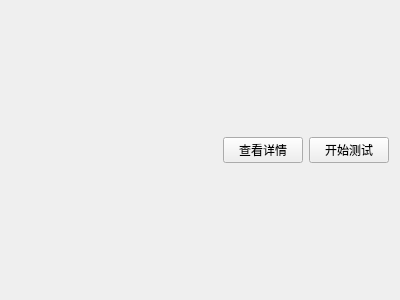
<?xml version="1.0" encoding="UTF-8"?>
<ui version="4.0">
 <class>Form</class>
 <widget class="QWidget" name="Form">
  <property name="geometry">
   <rect>
    <x>0</x>
    <y>0</y>
    <width>400</width>
    <height>300</height>
   </rect>
  </property>
  <property name="windowTitle">
   <string>Form</string>
  </property>
  <layout class="QHBoxLayout" name="horizontalLayout">
   <item>
    <widget class="QLabel" name="bankName">
     <property name="maximumSize">
      <size>
       <width>16777215</width>
       <height>30</height>
      </size>
     </property>
     <property name="text">
      <string/>
     </property>
    </widget>
   </item>
   <item>
    <widget class="QPushButton" name="detailButton">
     <property name="sizePolicy">
      <sizepolicy hsizetype="Fixed" vsizetype="Fixed">
       <horstretch>0</horstretch>
       <verstretch>0</verstretch>
      </sizepolicy>
     </property>
     <property name="text">
      <string>查看详情</string>
     </property>
    </widget>
   </item>
   <item>
    <widget class="QPushButton" name="testButton">
     <property name="sizePolicy">
      <sizepolicy hsizetype="Fixed" vsizetype="Fixed">
       <horstretch>0</horstretch>
       <verstretch>0</verstretch>
      </sizepolicy>
     </property>
     <property name="text">
      <string>开始测试</string>
     </property>
    </widget>
   </item>
  </layout>
 </widget>
 <resources/>
 <connections/>
</ui>
